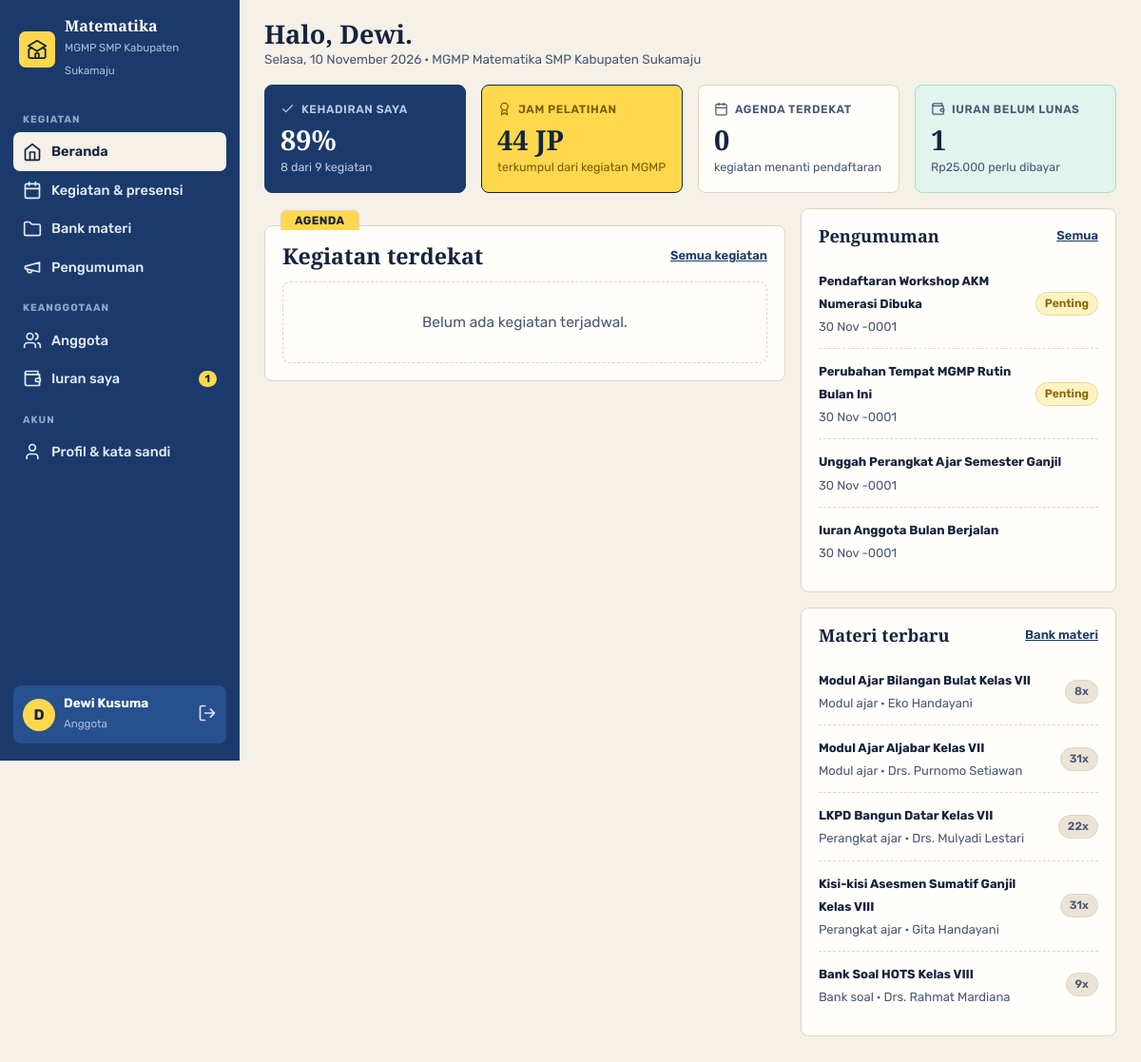
Page /index.php?page=dashboard (signed in) on the committed database.
### tables this page shows
CREATE TABLE `pengaturan` (
  `id` TINYINT UNSIGNED NOT NULL PRIMARY KEY,
  `nama` VARCHAR(120) NOT NULL,
  `mapel` VARCHAR(60) NOT NULL,
  `jenjang` VARCHAR(20) NOT NULL,
  `wilayah` VARCHAR(80) NOT NULL,
  `sekretariat` VARCHAR(200) DEFAULT NULL,
  `telepon` VARCHAR(30) DEFAULT NULL,
  `email` VARCHAR(120) DEFAULT NULL,
  `whatsapp` VARCHAR(20) DEFAULT NULL,
  `ketua` VARCHAR(100) DEFAULT NULL,
  `sekretaris` VARCHAR(100) DEFAULT NULL,
  `bendahara` VARCHAR(100) DEFAULT NULL,
  `pembina` VARCHAR(100) DEFAULT NULL,
  `periode` VARCHAR(20) DEFAULT NULL,
  `iuran_bulanan` INT UNSIGNED NOT NULL DEFAULT 0,
  `menit_presensi` SMALLINT UNSIGNED NOT NULL DEFAULT 120,
  `tagline` VARCHAR(160) DEFAULT NULL,
  `tentang` TEXT,
  `logo` VARCHAR(120) DEFAULT NULL
);

CREATE TABLE `anggota` (
  `id` INT UNSIGNED NOT NULL AUTO_INCREMENT PRIMARY KEY,
  `nuptk` VARCHAR(20) DEFAULT NULL,
  `nama` VARCHAR(100) NOT NULL,
  `email` VARCHAR(120) NOT NULL UNIQUE,
  `password` VARCHAR(255) NOT NULL,
  `no_hp` VARCHAR(20) DEFAULT NULL,
  `sekolah` VARCHAR(120) NOT NULL,
  `kecamatan` VARCHAR(60) DEFAULT NULL,
  `jabatan` VARCHAR(40) DEFAULT 'Guru Mata Pelajaran',
  `role` ENUM('ketua','sekretaris','bendahara','anggota') NOT NULL DEFAULT 'anggota',
  `status` ENUM('pending','aktif','nonaktif') NOT NULL DEFAULT 'pending',
  `catatan` VARCHAR(200) DEFAULT NULL,
  `created_at` DATETIME NOT NULL,
  KEY `idx_status` (`status`)
);

CREATE TABLE `pengumuman` (
  `id` INT UNSIGNED NOT NULL AUTO_INCREMENT PRIMARY KEY,
  `judul` VARCHAR(150) NOT NULL,
  `isi` TEXT NOT NULL,
  `penting` TINYINT(1) NOT NULL DEFAULT 0,
  `publik` TINYINT(1) NOT NULL DEFAULT 1,
  `dibuat_oleh` INT UNSIGNED DEFAULT NULL,
  `created_at` DATETIME NOT NULL,
  CONSTRAINT `fk_pg_ang` FOREIGN KEY (`dibuat_oleh`) REFERENCES `anggota` (`id`) ON DELETE SET NULL
);

CREATE TABLE `materi` (
  `id` INT UNSIGNED NOT NULL AUTO_INCREMENT PRIMARY KEY,
  `judul` VARCHAR(150) NOT NULL,
  `kategori` ENUM('perangkat','modul','soal','media','regulasi','lainnya') NOT NULL DEFAULT 'perangkat',
  `kelas` VARCHAR(20) DEFAULT NULL,
  `deskripsi` TEXT,
  `file` VARCHAR(160) NOT NULL,
  `nama_asli` VARCHAR(160) NOT NULL,
  `ukuran` INT UNSIGNED NOT NULL DEFAULT 0,
  `anggota_id` INT UNSIGNED DEFAULT NULL,
  `kegiatan_id` INT UNSIGNED DEFAULT NULL,
  `status` ENUM('menunggu','disetujui','ditolak') NOT NULL DEFAULT 'menunggu',
  `publik` TINYINT(1) NOT NULL DEFAULT 0,
  `catatan` VARCHAR(200) DEFAULT NULL,
  `unduhan` INT UNSIGNED NOT NULL DEFAULT 0,
  `created_at` DATETIME NOT NULL,
  KEY `idx_status` (`status`),
  CONSTRAINT `fk_mt_ang` FOREIGN KEY (`anggota_id`) REFERENCES `anggota` (`id`) ON DELETE SET NULL,
  CONSTRAINT `fk_mt_keg` FOREIGN KEY (`kegiatan_id`) REFERENCES `kegiatan` (`id`) ON DELETE SET NULL
);

### index.php (called while the page is built, shortened)
<?php
require __DIR__ . '/includes/bootstrap.php';
$publik = ['beranda', 'daftar', 'cek', 'login'];
$routes = [
    'beranda'           => 'pages/beranda.php',
    'daftar'            => 'pages/daftar.php',
    'cek'               => 'pages/cek.php',
    'login'             => 'pages/login.php',
    'logout'            => 'pages/logout.php',
    'dashboard'         => 'pages/dashboard.php',
    'kegiatan'          => 'pages/kegiatan/index.php',
    'kegiatan.detail'   => 'pages/kegiatan/detail.php',
    'kegiatan.form'     => 'pages/kegiatan/form.php',
    'kegiatan.aksi'     => 'pages/kegiatan/aksi.php',
    'kegiatan.cetak'    => 'pages/kegiatan/cetak.php',
    'materi'            => 'pages/materi/index.php',
    'materi.form'       => 'pages/materi/form.php',
    'materi.aksi'       => 'pages/materi/aksi.php',
    'materi.unduh'      => 'pages/materi/unduh.php',
    'iuran'             => 'pages/iuran/index.php',
    'iuran.aksi'        => 'pages/iuran/aksi.php',
    'kas'               => 'pages/iuran/kas.php',
    'anggota'           => 'pages/anggota/index.php',
    'anggota.form'      => 'pages/anggota/form.php',
    'anggota.aksi'      => 'pages/anggota/aksi.php',
    'pengumuman'        => 'pages/pengumuman.php',
    'laporan'           => 'pages/laporan.php',
    'laporan.csv'       => 'pages/csv.php',
    'profil'            => 'pages/profil.php',
    'pengaturan'        => 'pages/pengaturan.php',
];
$page = $_GET['page'] ?? (user() ? 'dashboard' : 'beranda');
if (!in_array($page, $publik, true)) require_login();
require __DIR__ . '/' . $routes[$page];

### pages/dashboard.php (the view, shortened to what this page needs)
<?php
$me = user();
$s = setting();
$hariIni = date('Y-m-d');
$akanDatang = q("SELECT k.*, p.status status_saya, (SELECT COUNT(*) FROM peserta x WHERE x.kegiatan_id = k.id) peserta
                 FROM kegiatan k LEFT JOIN peserta p ON p.kegiatan_id = k.id AND p.anggota_id = ?
                 WHERE k.tanggal >= ? AND k.status IN ('dibuka','rencana') ORDER BY k.tanggal LIMIT 4", [$me['id'], $hariIni])->fetchAll();
$rekap = rekap_hadir((int) $me['id']);
$iuranBelum = q("SELECT COUNT(*) n, COALESCE(SUM(jumlah),0) t FROM iuran WHERE anggota_id = ? AND status = 'belum'", [$me['id']])->fetch();
$kabar = q("SELECT * FROM pengumuman ORDER BY penting DESC, created_at DESC LIMIT 4")->fetchAll();
$materiBaru = q("SELECT m.*, a.nama penyusun FROM materi m LEFT JOIN anggota a ON a.id = m.anggota_id
                 WHERE m.status = 'disetujui' ORDER BY m.created_at DESC LIMIT 5")->fetchAll();
$title = 'Halo, ' . explode(',', explode(' ', $me['nama'])[0])[0] . '.';
$sub = tgl_hari($hariIni) . ' · ' . $s['nama'];
require __DIR__ . '/../includes/header.php';
?>
<?php if (pengurus()): ?>
  <div class="grid g4 mb">
    <div class="stat biru"><div class="l"><?= icon('users', 15) ?> Anggota aktif</div><div class="v"><?= $stat['anggota'] ?></div><div class="s"><?= $stat['pending'] ?> menunggu verifikasi</div></div>
    <div class="stat stabilo"><div class="l"><?= icon('calendar', 15) ?> Kegiatan bulan ini</div><div class="v"><?= $stat['kegiatan_bulan'] ?></div><div class="s">rata-rata hadir <?= (int) $hadirRata ?>%</div></div>
    <div class="stat"><div class="l"><?= icon('folder', 15) ?> Materi menunggu</div><div class="v"><?= $stat['moderasi'] ?></div><div class="s">perlu dimoderasi pengurus</div></div>
    <div class="stat mint"><div class="l"><?= icon('wallet', 15) ?> Saldo kas</div><div class="v"><?= rupiah($stat['saldo']) ?></div><div class="s">tunggakan iuran <?= rupiah($stat['tunggakan']) ?></div></div>
  </div>
<?php else: ?>
  <div class="grid g4 mb">
    <div class="stat biru"><div class="l"><?= icon('check', 15) ?> Kehadiran saya</div><div class="v"><?= (int) $rekap['persen'] ?>%</div><div class="s"><?= (int) $rekap['hadir'] ?> dari <?= (int) $rekap['total'] ?> kegiatan</div></div>
    <div class="stat stabilo"><div class="l"><?= icon('award', 15) ?> Jam pelatihan</div><div class="v"><?= (int) $rekap['jp'] ?> JP</div><div class="s">terkumpul dari kegiatan MGMP</div></div>
    <div class="stat"><div class="l"><?= icon('calendar', 15) ?> Agenda terdekat</div><div class="v"><?= count($akanDatang) ?></div><div class="s">kegiatan menanti pendaftaran</div></div>
    <div class="stat <?= $iuranBelum['n'] ? 'mint' : '' ?>"><div class="l"><?= icon('wallet', 15) ?> Iuran belum lunas</div><div class="v"><?= (int) $iuranBelum['n'] ?></div><div class="s"><?= rupiah($iuranBelum['t']) ?> perlu dibayar</div></div>
  </div>
<?php endif; ?>
<div class="grid g21">
  <div class="kartu map" data-tab="Agenda">
    <div class="kp"><h2>Kegiatan terdekat</h2><a class="kecil tebal" href="<?= url('kegiatan') ?>">Semua kegiatan</a></div>
    <?php if (!$akanDatang): ?><div class="kosong">Belum ada kegiatan terjadwal.</div><?php endif; ?>
  </div>
  <div style="display:grid;gap:16px">
    <div class="kartu">
      <div class="kp"><h3>Pengumuman</h3><a class="kecil tebal" href="<?= url('pengumuman') ?>">Semua</a></div>
      <div class="lst">
        <?php foreach ($kabar as $p): ?>
          <div><span><b class="kecil"><?= e($p['judul']) ?></b><br><span class="kecil muted"><?= tgl($p['created_at']) ?></span></span><?= $p['penting'] ? '<span class="chip chip-kuning">Penting</span>' : '' ?></div>
        <?php endforeach; ?>
      </div>
    </div>
    <div class="kartu">
      <div class="kp"><h3>Materi terbaru</h3><a class="kecil tebal" href="<?= url('materi') ?>">Bank materi</a></div>
      <div class="lst">
        <?php foreach ($materiBaru as $m): ?>
          <div><span><b class="kecil"><?= e($m['judul']) ?></b><br><span class="kecil muted"><?= e(KATEGORI_MATERI[$m['kategori']]) ?> · <?= e(explode(',', (string) $m['penyusun'])[0]) ?></span></span><span class="chip chip-abu"><?= (int) $m['unduhan'] ?>x</span></div>
        <?php endforeach; ?>
      </div>
    </div>
  </div>
</div>
<?php require __DIR__ . '/../includes/footer.php'; ?>

### includes/header.php (shortened to what this page needs)
<?php
$s = setting();
$navPending = kelola_kegiatan() ? (int) q("SELECT COUNT(*) FROM anggota WHERE status = 'pending'")->fetchColumn() : 0;
$navMateri  = kelola_kegiatan() ? (int) q("SELECT COUNT(*) FROM materi WHERE status = 'menunggu'")->fetchColumn() : 0;
$navIuran   = (int) q("SELECT COUNT(*) FROM iuran WHERE status = 'belum'" . (kelola_kas() ? '' : ' AND anggota_id = ' . (int) user()['id']))->fetchColumn();
$navMenu = ['Kegiatan' => [
    ['dashboard', 'Beranda', 'home', 0],
    ['kegiatan', 'Kegiatan & presensi', 'calendar', 0],
    ['materi', 'Bank materi', 'folder', $navMateri],
    ['pengumuman', 'Pengumuman', 'megaphone', 0],
]];
$navMenu['Keanggotaan'] = [['anggota', 'Anggota', 'users', $navPending], ['iuran', 'Iuran saya', 'wallet', $navIuran]];
$navMenu['Akun'] = [['profil', 'Profil & kata sandi', 'user', 0]];
$navCur = explode('.', $_GET['page'] ?? 'dashboard')[0];
?>
<!DOCTYPE html>
<html lang="id">
<head>
<link rel="stylesheet" href="assets/css/style.css">
</head>
<body>
<div class="layout">
  <aside class="drawer" id="drawer">
    <a class="head" href="<?= url('dashboard') ?>"><span class="lg"><?= icon('school', 22) ?></span><span><b><?= e($s['mapel']) ?></b><small>MGMP <?= e($s['jenjang'] . ' ' . $s['wilayah']) ?></small></span></a>
    <nav>
      <?php foreach ($navMenu as $sec => $links): ?>
        <div class="sec"><?= e($sec) ?></div>
        <?php foreach ($links as [$_nk, $_nl, $_ni, $_nn]): ?>
          <a href="<?= url($_nk) ?>" class="<?= $navCur === $_nk ? 'active' : '' ?>"><?= icon($_ni, 20) ?> <?= e($_nl) ?><?php if ($_nn): ?><span class="n"><?= $_nn ?></span><?php endif; ?></a>
        <?php endforeach; ?>
      <?php endforeach; ?>
    </nav>
    <div class="grow"></div>
    <div class="me">
      <span class="av"><?= e(mb_strtoupper(mb_substr(user()['nama'], 0, 1))) ?></span>
      <span class="grow"><b><?= e(explode(',', user()['nama'])[0]) ?></b><small><?= e(LABEL_ROLE[role()] ?? role()) ?></small></span>
      <a href="<?= url('logout') ?>" title="Keluar"><?= icon('logout', 20) ?></a>
    </div>
  </aside>
  <main class="main">
    <div class="appbar">
      <h1><?= e($title ?? 'Beranda') ?><?php if (!empty($sub)): ?><small><?= e($sub) ?></small><?php endif; ?></h1>
    </div>

### rows in the picture
pengaturan: mapel "Matematika", jenjang+wilayah "SMP Kabupaten Sukamaju", nama "Selasa, 10 November 2026 · MGMP Matematika SMP Kabupaten Sukamaju"
anggota: nama "D", nama "Dewi Kusuma", role "Anggota", nama "Halo, Dewi."
pengumuman: judul "Pendaftaran Workshop AKM Numerasi Dibuka", created_at "30 Nov -0001", penting "Penting"
pengumuman: judul "Perubahan Tempat MGMP Rutin Bulan Ini", created_at "30 Nov -0001", penting "Penting"
pengumuman: judul "Unggah Perangkat Ajar Semester Ganjil", created_at "30 Nov -0001"
pengumuman: judul "Iuran Anggota Bulan Berjalan", created_at "30 Nov -0001"
materi: judul "Modul Ajar Bilangan Bulat Kelas VII", kategori "Modul ajar", anggota.nama "Eko Handayani", unduhan "8"
materi: judul "Modul Ajar Aljabar Kelas VII", kategori "Modul ajar", anggota.nama "Drs. Purnomo Setiawan", unduhan "31"
materi: judul "LKPD Bangun Datar Kelas VII", kategori "Perangkat ajar", anggota.nama "Drs. Mulyadi Lestari", unduhan "22"
materi: judul "Kisi-kisi Asesmen Sumatif Ganjil Kelas VIII", kategori "Perangkat ajar", anggota.nama "Gita Handayani", unduhan "31"
materi: judul "Bank Soal HOTS Kelas VIII", kategori "Bank soal", anggota.nama "Drs. Rahmat Mardiana", unduhan "9"

### other values in the picture
$sec "KEGIATAN"
$_nl "Beranda"
$_nl "Kegiatan & presensi"
$_nl "Bank materi"
$_nl "Pengumuman"
$sec "KEANGGOTAAN"
$_nl "Anggota"
$_nl "Iuran saya"
$_nn "1"
$sec "AKUN"
$_nl "Profil & kata sandi"
$rekap['persen'] "89"
$rekap['hadir'] "8"
$rekap['total'] "9"
$rekap['jp'] "44"
